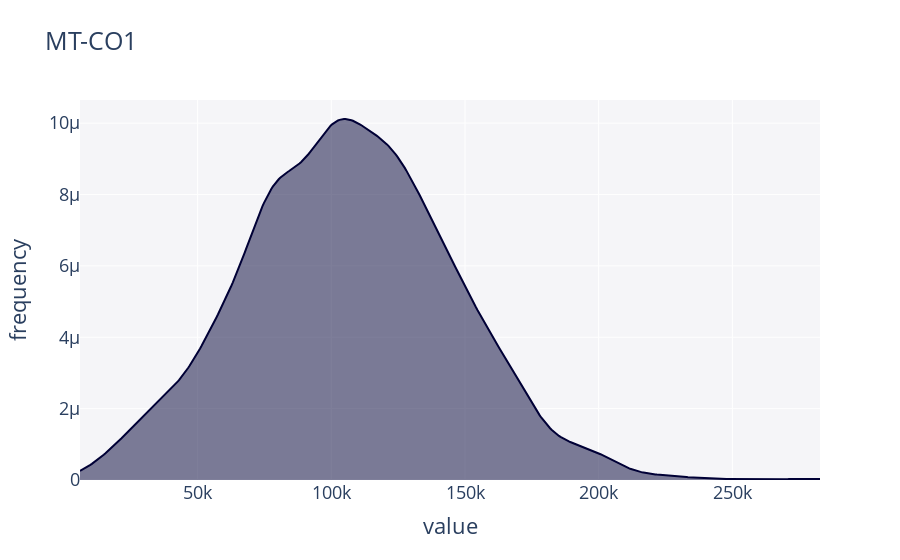

Notebook source saved alongside this figure:
### Code cell
dist_1d(data1_cd4['MT-CO3'], title=name_1)

### Figure 1 — Plotly figure (JSON) as saved in the notebook; plotly's stock layout.template omitted (floating-point values rounded to 4 significant figures; data arrays with more than 128 entries replaced by an {"elided": "..."} marker saying what was removed)
{"data": [{"fill": "tozeroy", "hovertemplate": "<b>None</b><br>Frequency: %{y}<extra></extra>", "marker": {"color": "#000036"}, "mode": "lines", "showlegend": true, "type": "scatter", "x": {"elided": "500 float values"}, "xaxis": "x", "y": {"elided": "500 float values"}, "yaxis": "y"}], "layout": {"barmode": "overlay", "font": {"size": 18}, "hovermode": "closest", "legend": {"traceorder": "reversed"}, "plot_bgcolor": "#F5F5F8", "showlegend": false, "title": {"text": "MT-CO1"}, "xaxis": {"anchor": "y2", "domain": [0, 1], "title": {"text": "value"}, "zeroline": false}, "yaxis": {"anchor": "free", "domain": [0, 1], "position": 0, "title": {"text": "frequency"}}}}
